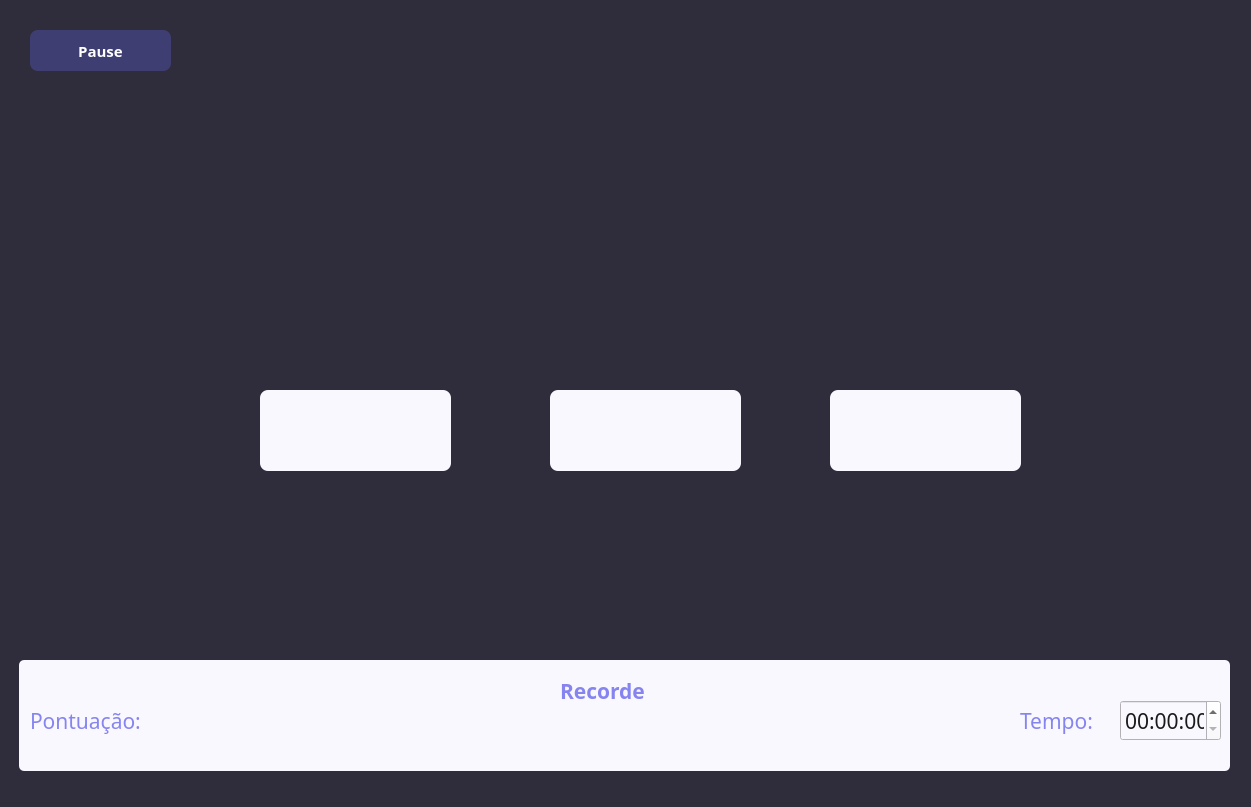
<?xml version="1.0" encoding="UTF-8"?>
<ui version="4.0">
 <class>MainWindow</class>
 <widget class="QMainWindow" name="MainWindow">
  <property name="geometry">
   <rect>
    <x>0</x>
    <y>0</y>
    <width>1251</width>
    <height>807</height>
   </rect>
  </property>
  <property name="windowTitle">
   <string>MainWindow</string>
  </property>
  <property name="styleSheet">
   <string notr="true">background: #2F2D3C;</string>
  </property>
  <widget class="QWidget" name="centralwidget">
   <widget class="QLabel" name="label_informaoes">
    <property name="geometry">
     <rect>
      <x>19</x>
      <y>660</y>
      <width>1211</width>
      <height>111</height>
     </rect>
    </property>
    <property name="font">
     <font>
      <family>Arial Black</family>
      <weight>75</weight>
      <bold>true</bold>
     </font>
    </property>
    <property name="styleSheet">
     <string notr="true">background-color: #FAF8FF;
border-radius: 5;</string>
    </property>
    <property name="text">
     <string/>
    </property>
   </widget>
   <widget class="QLabel" name="label">
    <property name="geometry">
     <rect>
      <x>30</x>
      <y>700</y>
      <width>161</width>
      <height>41</height>
     </rect>
    </property>
    <property name="font">
     <font>
      <family>Arial Rounded MT Bold</family>
      <pointsize>16</pointsize>
      <weight>50</weight>
      <bold>false</bold>
     </font>
    </property>
    <property name="styleSheet">
     <string notr="true">color: #8685EF;
background-color: #FAF8FF;</string>
    </property>
    <property name="text">
     <string>Pontuação:</string>
    </property>
   </widget>
   <widget class="QLabel" name="label_3">
    <property name="geometry">
     <rect>
      <x>560</x>
      <y>670</y>
      <width>131</width>
      <height>41</height>
     </rect>
    </property>
    <property name="font">
     <font>
      <family>Arial Black</family>
      <pointsize>16</pointsize>
      <weight>75</weight>
      <bold>true</bold>
     </font>
    </property>
    <property name="styleSheet">
     <string notr="true">color: #8685EF;
background-color: #FAF8FF;</string>
    </property>
    <property name="text">
     <string>Recorde</string>
    </property>
   </widget>
   <widget class="QLabel" name="label_4">
    <property name="geometry">
     <rect>
      <x>1020</x>
      <y>700</y>
      <width>101</width>
      <height>41</height>
     </rect>
    </property>
    <property name="font">
     <font>
      <family>Arial Rounded MT Bold</family>
      <pointsize>16</pointsize>
      <weight>50</weight>
      <bold>false</bold>
     </font>
    </property>
    <property name="styleSheet">
     <string notr="true">color: #8685EF;
background-color: #FAF8FF;</string>
    </property>
    <property name="text">
     <string>Tempo:</string>
    </property>
   </widget>
   <widget class="QLabel" name="label_pontuacao">
    <property name="geometry">
     <rect>
      <x>190</x>
      <y>700</y>
      <width>131</width>
      <height>41</height>
     </rect>
    </property>
    <property name="font">
     <font>
      <family>Arial Rounded MT Bold</family>
      <pointsize>16</pointsize>
      <weight>50</weight>
      <bold>false</bold>
     </font>
    </property>
    <property name="styleSheet">
     <string notr="true">color: #1A1A1A;
background-color: #FAF8FF;</string>
    </property>
    <property name="text">
     <string/>
    </property>
    <property name="alignment">
     <set>Qt::AlignCenter</set>
    </property>
   </widget>
   <widget class="QLabel" name="label_recorde">
    <property name="geometry">
     <rect>
      <x>560</x>
      <y>710</y>
      <width>131</width>
      <height>41</height>
     </rect>
    </property>
    <property name="font">
     <font>
      <family>Arial Black</family>
      <pointsize>16</pointsize>
      <weight>75</weight>
      <bold>true</bold>
     </font>
    </property>
    <property name="styleSheet">
     <string notr="true">color: #1A1A1A;
background-color: #FAF8FF;</string>
    </property>
    <property name="text">
     <string/>
    </property>
    <property name="alignment">
     <set>Qt::AlignCenter</set>
    </property>
   </widget>
   <widget class="QLabel" name="label_tempo">
    <property name="geometry">
     <rect>
      <x>1130</x>
      <y>700</y>
      <width>81</width>
      <height>41</height>
     </rect>
    </property>
    <property name="font">
     <font>
      <family>Arial Rounded MT Bold</family>
      <pointsize>16</pointsize>
      <weight>50</weight>
      <bold>false</bold>
     </font>
    </property>
    <property name="styleSheet">
     <string notr="true">color: #1A1A1A;
background-color: #FAF8FF;</string>
    </property>
    <property name="text">
     <string/>
    </property>
    <property name="alignment">
     <set>Qt::AlignCenter</set>
    </property>
   </widget>
   <widget class="QLabel" name="label_conta">
    <property name="geometry">
     <rect>
      <x>280</x>
      <y>160</y>
      <width>741</width>
      <height>161</height>
     </rect>
    </property>
    <property name="font">
     <font>
      <family>Arial Black</family>
      <pointsize>48</pointsize>
      <weight>75</weight>
      <bold>true</bold>
     </font>
    </property>
    <property name="styleSheet">
     <string notr="true">background: #2F2D3C;
color: white;</string>
    </property>
    <property name="text">
     <string/>
    </property>
    <property name="scaledContents">
     <bool>false</bool>
    </property>
    <property name="alignment">
     <set>Qt::AlignCenter</set>
    </property>
   </widget>
   <widget class="QPushButton" name="pushButton_resposta1">
    <property name="geometry">
     <rect>
      <x>260</x>
      <y>390</y>
      <width>191</width>
      <height>81</height>
     </rect>
    </property>
    <property name="font">
     <font>
      <family>Arial Rounded MT Bold</family>
      <pointsize>18</pointsize>
      <weight>50</weight>
      <bold>false</bold>
     </font>
    </property>
    <property name="styleSheet">
     <string notr="true">background-color: #FAF8FF;
color: #1A1A1A;
border-radius: 8;</string>
    </property>
    <property name="text">
     <string/>
    </property>
   </widget>
   <widget class="QPushButton" name="pushButton_resposta2">
    <property name="geometry">
     <rect>
      <x>550</x>
      <y>390</y>
      <width>191</width>
      <height>81</height>
     </rect>
    </property>
    <property name="font">
     <font>
      <family>Arial Rounded MT Bold</family>
      <pointsize>18</pointsize>
      <weight>50</weight>
      <bold>false</bold>
     </font>
    </property>
    <property name="styleSheet">
     <string notr="true">background-color: #FAF8FF;
color: #1A1A1A;
border-radius: 8;</string>
    </property>
    <property name="text">
     <string/>
    </property>
   </widget>
   <widget class="QPushButton" name="pushButton_resposta3">
    <property name="geometry">
     <rect>
      <x>830</x>
      <y>390</y>
      <width>191</width>
      <height>81</height>
     </rect>
    </property>
    <property name="font">
     <font>
      <family>Arial Rounded MT Bold</family>
      <pointsize>18</pointsize>
      <weight>50</weight>
      <bold>false</bold>
     </font>
    </property>
    <property name="styleSheet">
     <string notr="true">background-color: #FAF8FF;
color: #1A1A1A;
border-radius: 8;</string>
    </property>
    <property name="text">
     <string/>
    </property>
   </widget>
   <widget class="QPushButton" name="pushButton_pause">
    <property name="geometry">
     <rect>
      <x>30</x>
      <y>30</y>
      <width>141</width>
      <height>41</height>
     </rect>
    </property>
    <property name="font">
     <font>
      <family>Arial Black</family>
      <pointsize>11</pointsize>
      <weight>75</weight>
      <bold>true</bold>
     </font>
    </property>
    <property name="styleSheet">
     <string notr="true">background-color:#3F3E73;
color: white;
border-radius: 8;</string>
    </property>
    <property name="text">
     <string>Pause</string>
    </property>
   </widget>
   <widget class="QTimeEdit" name="timeEdit">
    <property name="geometry">
     <rect>
      <x>1120</x>
      <y>700</y>
      <width>101</width>
      <height>41</height>
     </rect>
    </property>
    <property name="font">
     <font>
      <family>Arial Rounded MT Bold</family>
      <pointsize>16</pointsize>
      <weight>50</weight>
      <bold>false</bold>
     </font>
    </property>
    <property name="styleSheet">
     <string notr="true">background-color: #FAF8FF;
color: #1A1A1A;</string>
    </property>
    <property name="maximumTime">
     <time>
      <hour>23</hour>
      <minute>59</minute>
      <second>59</second>
     </time>
    </property>
   </widget>
  </widget>
  <widget class="QStatusBar" name="statusbar"/>
 </widget>
 <resources/>
 <connections/>
</ui>
